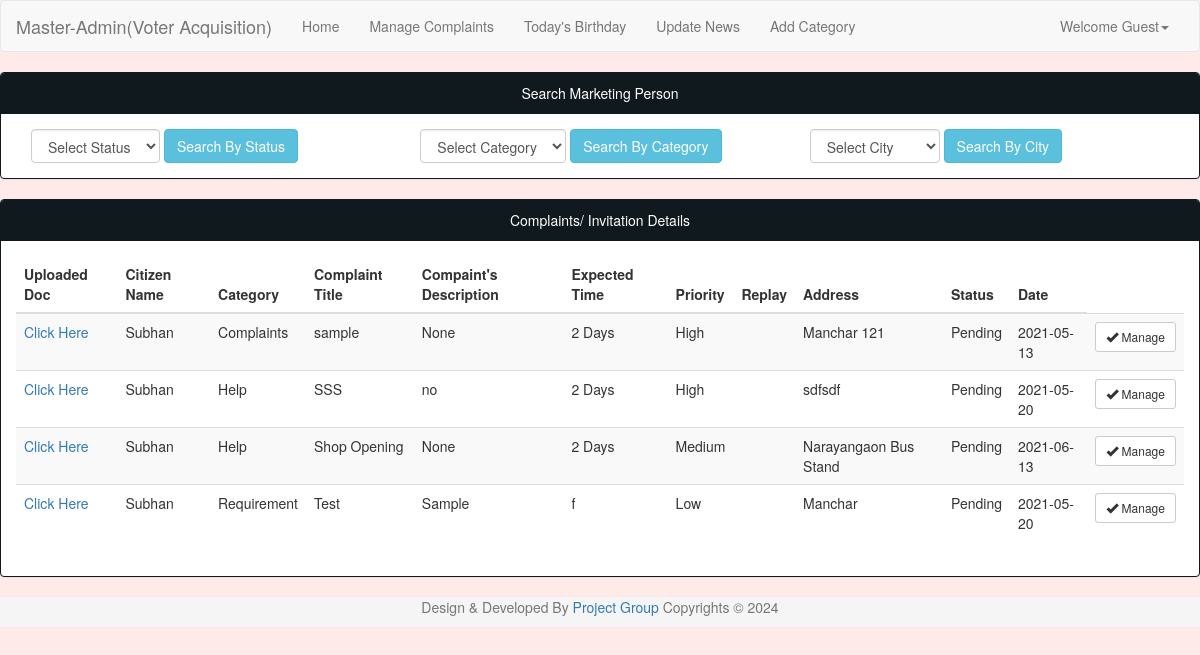
Page /master_admin/complaints.php on the committed database.
### tables this page shows
CREATE TABLE `complaints` (
  `comid` int(9) NOT NULL,
  `comtitle` varchar(50) NOT NULL,
  `comdesc` varchar(250) NOT NULL,
  `priority` varchar(10) NOT NULL,
  `exptime` varchar(30) NOT NULL,
  `reply` varchar(500) NOT NULL,
  `comdate` date NOT NULL,
  `city` varchar(100) NOT NULL,
  `caddress` varchar(500) NOT NULL,
  `imgpath` varchar(300) NOT NULL,
  `comstatus` varchar(50) NOT NULL,
  `cid` int(9) NOT NULL,
  `puid` int(9) NOT NULL
);

CREATE TABLE `puser` (
  `puid` int(9) NOT NULL,
  `puname` varchar(45) NOT NULL,
  `pupass` varchar(20) NOT NULL,
  `pumob` varchar(10) NOT NULL,
  `bdate` date NOT NULL,
  `buemail` varchar(50) NOT NULL,
  `address` varchar(90) NOT NULL,
  `regdate` date NOT NULL,
  `status` tinyint(1) NOT NULL
);

CREATE TABLE `catagory` (
  `cid` int(9) NOT NULL,
  `cat_name` varchar(45) NOT NULL,
  `regdate` date NOT NULL,
  `status` tinyint(1) NOT NULL
);

### master_admin/complaints.php (the view, shortened to what this page needs)
<?php
if (isset($_POST['submitbystatus'])){
	if ($_SERVER["REQUEST_METHOD"] == "POST") {
		$comstatus = test_input($_POST["txtcomstatus"]);
		$sql = "SELECT * FROM complaints c, puser p, catagory ct WHERE ct.cid=c.cid AND p.puid=c.puid AND comstatus='$comstatus'  ORDER BY FIELD(priority,'High','Medium','Low')";
	}
}
else if (isset($_POST['submitbycat'])){
	if ($_SERVER["REQUEST_METHOD"] == "POST") {
		$cid = test_input($_POST["txtcat"]);
		$sql = "SELECT * FROM complaints c, puser p, catagory ct WHERE ct.cid=c.cid AND p.puid=c.puid AND c.cid='$cid'  ORDER BY FIELD(priority,'High','Medium','Low')";
	}
}
else if (isset($_POST['submitbyaddress'])){
	if ($_SERVER["REQUEST_METHOD"] == "POST") {
		$city = test_input($_POST["city"]);
		$sql = "SELECT * FROM complaints c, puser p, catagory ct WHERE ct.cid=c.cid AND p.puid=c.puid AND c.city='$city'  ORDER BY FIELD(priority,'High','Medium','Low')";
	}
}
else{
	$sql = "SELECT * FROM complaints c, puser p, catagory ct WHERE ct.cid=c.cid AND p.puid=c.puid AND comstatus='Pending'  ORDER BY FIELD(priority,'High','Medium','Low')";
}
?>
<!DOCTYPE html>
<html lang="en">
<head>
<link rel="stylesheet" href="./resources/bootstrap-3.3.6-dist/css/bootstrap.min.css">
</head>
<body style="background-color:#ffeaea;">
<?php
include('./header.php');
?>
<div class="fluid-container" style="margin-top:20px">
<div class="row">
	<div class="col-md-12">
	<div class="panel panel-info" style="border-color: #10191d;">
		<div class="panel-heading" align="center" style="color: #ffffff;background-color: #10191d;border-color: #10191d;">Search Marketing Person  </div>
		<div class="panel-body">
			<form class="form-inline" data-toggle="validator" name="sub" id="sub" role="form" method="post" action="<?php echo htmlspecialchars($_SERVER["PHP_SELF"]);?>">
				<div class="col-md-4" >
					<div class="form-group">
						<select class="form-control" name="txtcomstatus">
						<option value="">Select Status</option>
						</select>
					</div>
					<div class="form-group" align="center">
					<button type="submit" class="btn btn-info" id ="submitbystatus" name="submitbystatus">Search By Status</button>
					</div>
				</div>
				<div class="col-md-4" >
					<div class="form-group">
							<select class="form-control" id="txtcat" name="txtcat">
							<option value="">Select Category</option>
							</select>
                        </div>
					<div class="form-group" align="center">
					<button type="submit" class="btn btn-info auto" id ="submitbycat" name="submitbycat">Search By Category</button>
					</div>
				</div>
				<div class="col-md-4" >
					<div class="form-group">
							<select class="form-control" id="city" name="city">
							<option value="">Select City</option>
							</select>
                        </div>
					<div class="form-group" align="center">
					<button type="submit" class="btn btn-info" id ="submitbyaddress" name="submitbyaddress">Search By City</button>
					</div>
				</div>
			</form>
	</div>
	</div>
	</div>
</div>
<div class="row">
<div class="col-md-12">
<div class="panel panel-info" style="border-color: #10191d;">
    <div class="panel-heading" align="center"style="color: #ffffff;background-color: #10191d;border-color: #10191d;">Complaints/ Invitation Details</div>
    <div class="panel-body">
        <div class='table-responsive'>
    <?php
    include('./conn.php');
    $result = $conn->query($sql);
    if ($result->num_rows > 0) {
        echo "<table class='table table-striped'>
        <thead>
            <tr>
            <th>Uploaded Doc</th>
            <th>Citizen Name</th>
            <th>Category</th>
            <th>Complaint Title</th>
            <th>Compaint's Description</th>
            <th>Expected Time</th>
            <th>Priority</th>
            <th>Replay</th>
            <th>Address</th>
            <th>Status</th>
            <th>Date</th>
        </tr>
        </thead>
        <tbody>";
        while($row = $result->fetch_assoc()) {
            echo"<tr>";
            echo "<td><a href='../".$row['imgpath']."' target='self'>Click Here</a></td>";
            echo "<td>".$row['puname']."</td>";
            echo "<td>".$row['cat_name']."</td>";
            echo "<td>".$row['comtitle']."</td>";
            echo "<td>".$row['comdesc']."</td>";
            echo "<td>".$row['exptime']."</td>";
            echo "<td>".$row['priority']."</td>";
            echo "<td>".$row['reply']."</td>";
			echo "<td>".$row['caddress']."</td>";
            echo "<td>".$row['comstatus']."</td>";
            echo "<td>".$row['comdate']."</td>";
            echo  "<td> <a href='managecomp.php?comid=".$row['comid']."'> <button type='submit' class='btn btn-default btn-sm' name ='btndel' id='btndel'> <span class='glyphicon glyphicon-ok'></span> Manage</button></a></td>";
            echo "</tr>";
        }
        echo"</tbody>
    </table>";
        }
        else {
        echo "0 results";
        }
        ?>
    </div>
    </div>
</div>
</div>
</div>
</div>
<?php include('footer.php');?>
</body>
</html>

### rows in the picture
complaints: puid.puname "Subhan", cid.cat_name "Complaints", comtitle "sample", comdesc "None", exptime "2 Days", priority "High", caddress "Manchar 121", comstatus "Pending", comdate "2021-05-13"
complaints: puid.puname "Subhan", cid.cat_name "Help", comtitle "SSS", comdesc "no", exptime "2 Days", priority "High", caddress "sdfsdf", comstatus "Pending", comdate "2021-05-20"
complaints: puid.puname "Subhan", cid.cat_name "Help", comtitle "Shop Opening", comdesc "None", exptime "2 Days", priority "Medium", caddress "Narayangaon Bus Stand", comstatus "Pending", comdate "2021-06-13"
complaints: puid.puname "Subhan", cid.cat_name "Requirement", comtitle "Test", comdesc "Sample", exptime "f", priority "Low", caddress "Manchar", comstatus "Pending", comdate "2021-05-20"

### other values in the picture
$status "Welcome Guest"
